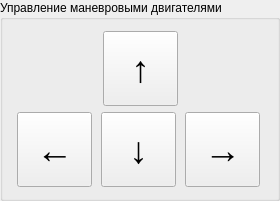
                <widget class="QGroupBox" name="groupBox_15">
                 <property name="title">
                  <string>Управление маневровыми двигателями</string>
                 </property>
                 <layout class="QGridLayout" name="gridLayout_12">
                  <item row="0" column="0">
                   <spacer name="horizontalSpacer_7">
                    <property name="orientation">
                     <enum>Qt::Horizontal</enum>
                    </property>
                    <property name="sizeType">
                     <enum>QSizePolicy::Ignored</enum>
                    </property>
                    <property name="sizeHint" stdset="0">
                     <size>
                      <width>83</width>
                      <height>17</height>
                     </size>
                    </property>
                   </spacer>
                  </item>
                  <item row="0" column="1">
                   <widget class="QPushButton" name="pushButton_6">
                    <property name="minimumSize">
                     <size>
                      <width>75</width>
                      <height>75</height>
                     </size>
                    </property>
                    <property name="maximumSize">
                     <size>
                      <width>75</width>
                      <height>75</height>
                     </size>
                    </property>
                    <property name="font">
                     <font>
                      <pointsize>28</pointsize>
                     </font>
                    </property>
                    <property name="text">
                     <string>↑</string>
                    </property>
                   </widget>
                  </item>
                  <item row="0" column="2">
                   <spacer name="horizontalSpacer_8">
                    <property name="orientation">
                     <enum>Qt::Horizontal</enum>
                    </property>
                    <property name="sizeType">
                     <enum>QSizePolicy::Ignored</enum>
                    </property>
                    <property name="sizeHint" stdset="0">
                     <size>
                      <width>82</width>
                      <height>17</height>
                     </size>
                    </property>
                   </spacer>
                  </item>
                  <item row="1" column="0" colspan="3">
                   <layout class="QHBoxLayout" name="horizontalLayout_38">
                    <item>
                     <widget class="QPushButton" name="pushButton_7">
                      <property name="minimumSize">
                       <size>
                        <width>75</width>
                        <height>75</height>
                       </size>
                      </property>
                      <property name="maximumSize">
                       <size>
                        <width>75</width>
                        <height>75</height>
                       </size>
                      </property>
                      <property name="font">
                       <font>
                        <pointsize>28</pointsize>
                       </font>
                      </property>
                      <property name="text">
                       <string>←</string>
                      </property>
                     </widget>
                    </item>
                    <item>
                     <widget class="QPushButton" name="pushButton_8">
                      <property name="minimumSize">
                       <size>
                        <width>75</width>
                        <height>75</height>
                       </size>
                      </property>
                      <property name="maximumSize">
                       <size>
                        <width>75</width>
                        <height>75</height>
                       </size>
                      </property>
                      <property name="font">
                       <font>
                        <pointsize>28</pointsize>
                       </font>
                      </property>
                      <property name="text">
                       <string>↓</string>
                      </property>
                     </widget>
                    </item>
                    <item>
                     <widget class="QPushButton" name="pushButton_9">
                      <property name="minimumSize">
                       <size>
                        <width>75</width>
                        <height>75</height>
                       </size>
                      </property>
                      <property name="maximumSize">
                       <size>
                        <width>75</width>
                        <height>75</height>
                       </size>
                      </property>
                      <property name="font">
                       <font>
                        <pointsize>28</pointsize>
                       </font>
                      </property>
                      <property name="text">
                       <string notr="true">→</string>
                      </property>
                     </widget>
                    </item>
                   </layout>
                  </item>
                 </layout>
                </widget>
